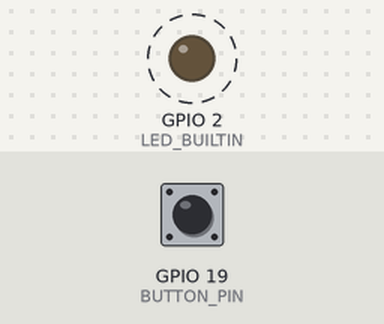
Simulated run of this program. Board: ESP32. On the bench: output pins drawn as LEDs (lit = HIGH). Dashed ring = blinking. The inputs (shaded band) are chosen by the test bench; at power-on: GPIO 19 (BUTTON_PIN) LOW.

Above: at 0.5 s.
Timing chart, 0 to 4.6 s (numbered marks = the images above):
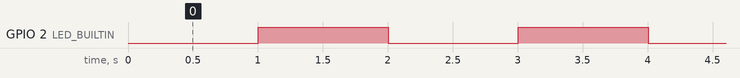

Measured:
- by itself, GPIO 2 (LED_BUILTIN): alternates HIGH for 1.0 s and LOW for 1.0 s

The program:

main.cpp
```cpp
/*
 * Example 3 for ESP 32 programing class
 * Modified Blink (also 2 simple state machines)
 * Turns on an LED on / off, repeatedly.
 * Change blinlk frequncy when button pressed
 * Non blocking version
 * NF 2022-05-28.
 */

#include <Arduino.h>

// define base blink period
#define BASE_PERIOD 1000

// define button GPIO
#define BUTTON_PIN 19

// last timer update LED
uint64_t PastMils;
// led on/off
bool CurLEDState;
// current button state
uint8_t CurBtnState;
// button transition count
uint32_t BtnCycles;
// LED on/off time ms
uint32_t LEDperiod;


//function to toggle led on / off
bool toggleLed(bool state)
{
  bool newState;
  if (state == true)
  {
  // turn the LED on pin signal HIGH
    digitalWrite(LED_BUILTIN, HIGH);
    newState = false;
  }
  else
  {
  // turn the LED off by making the pin signal LOW
    digitalWrite(LED_BUILTIN, LOW);
    newState = true;
  }
  return newState;
}

// read button and check for state change, increment cycle cnt
uint32_t btnCycle(uint32_t CycleCnt, uint8_t &LastState)
{
  uint8_t ButnState;
  ButnState = digitalRead(BUTTON_PIN);
  // test btn state
  // high to low (button going up)
  if((ButnState == HIGH) && (LastState == LOW))
    CycleCnt++;
  // low to high (button going up)
  if((ButnState == LOW) && (LastState == HIGH))
    CycleCnt++;
  LastState = ButnState;
  return CycleCnt;
}

void setup()
{
  // initialize LED digital pin as an output.
  pinMode(LED_BUILTIN, OUTPUT);
  CurLEDState = true;
  // attach button GPIO
  pinMode(BUTTON_PIN, INPUT);
  LEDperiod = BASE_PERIOD;
}

void loop()
{
  if (millis() > PastMils + LEDperiod)
  {
      CurLEDState = toggleLed(CurLEDState);
      PastMils = millis();
  }
  // check for button state change
  CurBtnState = btnCycle(BtnCycles,CurBtnState);
  // if button has gone though 2 state changes
  // off-on on-off, speed up the led flashing
  if (BtnCycles > 1)
  {
    LEDperiod = LEDperiod / 2;
    BtnCycles = 0;
  }
  // reset back to base if below 5 ms
  if (LEDperiod < 5)
    LEDperiod = BASE_PERIOD;
}
```
